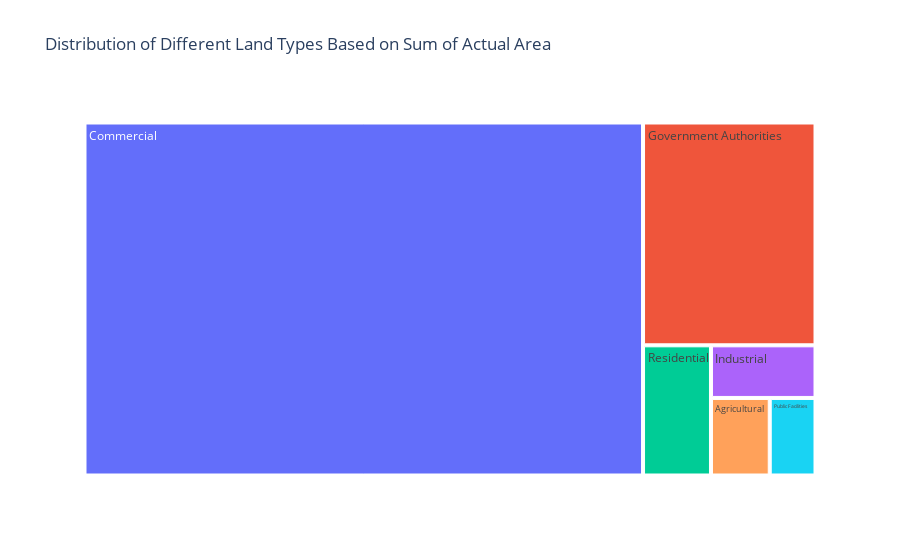

Write notebook code for a chart like this one.
### Code cell
import pandas as pd
import plotly.express as px

# Assume df is your DataFrame and it has columns named 'land_type_en' and 'actual_area'
# df = pd.read_csv('your_data.csv')

# Group by land_type_en and sum up the actual_area
grouped_data = df.groupby('land_type_en')['actual_area'].sum().reset_index()

# Create the treemap
fig = px.treemap(grouped_data,
                 path=['land_type_en'],
                 values='actual_area',
                 title='Distribution of Different Land Types Based on Sum of Actual Area')

# Show the figure
fig.show()

### Figure 1 — Plotly figure (JSON) as saved in the notebook; plotly's stock layout.template omitted (floating-point values rounded to 4 significant figures)
{"data": [{"branchvalues": "total", "domain": {"x": [0, 1], "y": [0, 1]}, "hovertemplate": "labels=%{label}<br>actual_area=%{value}<br>parent=%{parent}<br>id=%{id}<extra></extra>", "ids": ["Agricultural", "Commercial", "Government Authorities", "Industrial", "Public Facilities", "Residential", "Utility"], "labels": ["Agricultural", "Commercial", "Government Authorities", "Industrial", "Public Facilities", "Residential", "Utility"], "name": "", "parents": ["", "", "", "", "", "", ""], "type": "treemap", "values": [113000000.0, 4890000000.0, 953200000.0, 136500000.0, 88020000.0, 219400000.0, 37.21]}], "layout": {"legend": {"tracegroupgap": 0}, "title": {"text": "Distribution of Different Land Types Based on Sum of Actual Area"}}}
